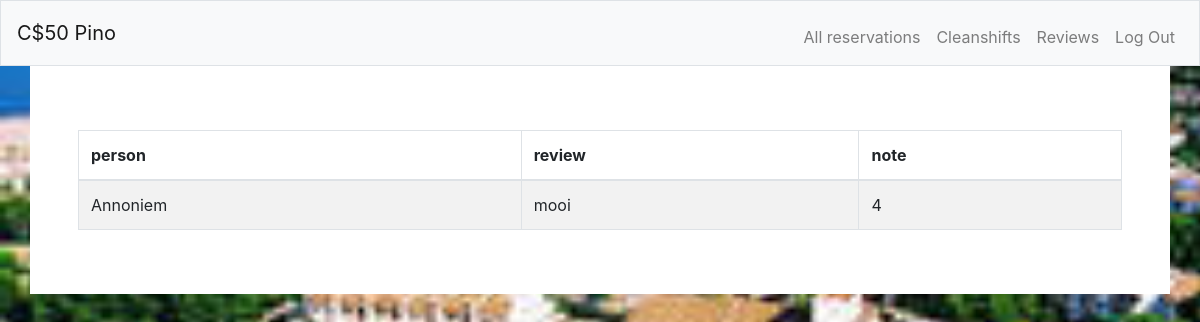
Page /reviews (signed in) on the earlier database version.
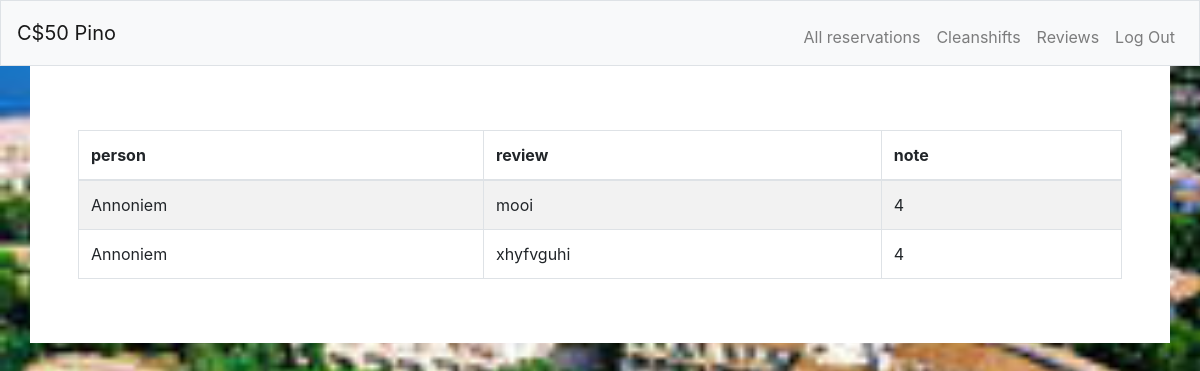
Same page on the later database version.
### schema/models.py (models this page shows)
class Reviews(models.Model):
    anoniem = models.BooleanField(null=True, blank=True)
    name = models.CharField(max_length=50)
    note = models.IntegerField()
    message = models.CharField(max_length=200)
    roomnumber = models.IntegerField()

### schema/views.py (the view)
# urls.py: path("reviews", views.reviews, name="reviews"),
def reviews(request):
    reviewed = False
    reviews = Reviews.objects.all()
    for review in reviews:
        if review.name == request.user.username:
            reviewed = True
    context = {
        'reviewed': reviewed,
        'reviews': reviews
    }
    return render(request, "reviews.html", context)

### schema/templates/reviews.html (shortened to what this page needs)
{% extends "layout.html" %}
{% block main %}
    <table id="myTable" class="table table-striped table-bordered" style="width:100%">
      <thead>
          <tr>
              <th>person</th>
              <th>review</th>
              <th>note</th>
          </tr>
      </thead>
      <tbody>
          <ul>
              {% for review in reviews %}
                  <tr>
                    {% if review.anoniem == True %}
                      <td>Annoniem</td>
                    {% else %}
                      <td>{{ review.name }}</td>
                    {% endif %}
                      <td>{{ review.message }}</td>
                      <td>{{ review.note }}</td>
                  </tr>
              {% endfor %}
          </ul>
      </tbody>
    </table>
{% endblock %}

### schema/templates/layout.html (shortened to what this page needs)
<!DOCTYPE html>
<html lang="en">
    <head>
      {% load static %}
        <link href="https://maxcdn.bootstrapcdn.com/bootstrap/4.1.3/css/bootstrap.min.css" rel="stylesheet">
        <link rel="stylesheet" href="https://stackpath.bootstrapcdn.com/bootstrap/4.3.1/css/bootstrap.min.css">
        <link rel="stylesheet" type="text/css" href="https://cdn.jsdelivr.net/npm/daterangepicker/daterangepicker.css">
        <link href="{% static "schema/bootstrap-clockpicker.min.css" %}" rel="stylesheet" type="text/css">
        <link href="{% static "schema/styles.css" %}" rel="stylesheet" type="text/css">
    </head>
    <body>
        <nav class="navbar navbar-expand-md navbar-light bg-light border">
            <div class="collapse navbar-collapse" id="navbar">
                {% if user.is_superuser %}
                <a class="navbar-brand" href="/all_reservations"><span class="blue">C</span><span class="red">$</span><span class="yellow">5</span><span class="green">0</span> <span class="red">Pino</span></a>
                    <ul class="navbar-nav ml-auto mt-2">
                        <li class="nav-item"><a class="nav-link" href="/all_reservations">All reservations</a></li>
                        <li class="nav-item"><a class="nav-link" href="/cleanshifts">Cleanshifts</a></li>
                        <li class="nav-item"><a class="nav-link" href="/reviews">Reviews</a></li>
                        <li class="nav-item"><a class="nav-link" href="/logout">Log Out</a></li>
                    </ul>
                {% endif %}
            </div>
        </nav>
        <main class="container p-5">
            {% block main %}{% endblock %}
        </main>
    </body>
</html>

### schema/static/schema/styles.css (style rules this page uses)
body:before { content: ""; display: block; width: 100%; height: 100%; position: fixed; left: 0; top: 0; z-index: -10; background-color: lightblue; background-image: url("/static/schema/images/pino.jpg"); background-repeat: no-repeat; background-size: cover; background-position: left top; }
main { background-color: white; width: 50%; }

Differences in the rows shown:
added Reviews: anoniem "Annoniem", message "xhyfvguhi", note "4"
